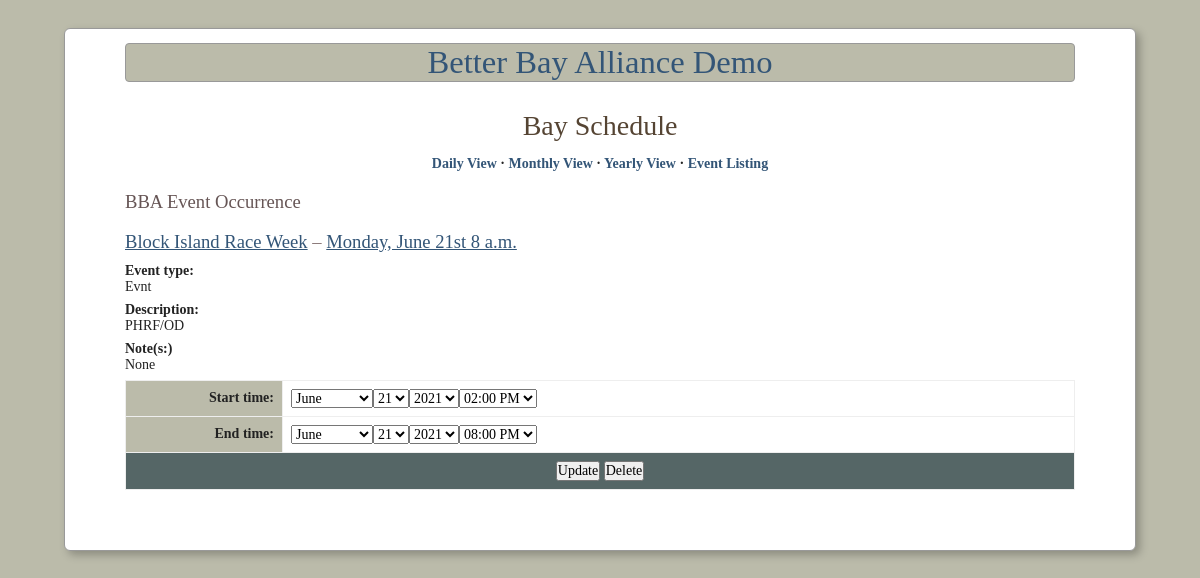
Screenshot of /bba/events/13/25/ (signed in) with the database file from the repository.
### betterbay/models.py (models this page shows, shortened)
class Occurrence(models.Model):
    start_time = models.DateTimeField(_('start time'))
    end_time = models.DateTimeField(_('end time'))
    event = models.ForeignKey(
        Event,
        verbose_name=_('event'),
        editable=False,
        on_delete=models.CASCADE
    )
    notes = GenericRelation(Note, verbose_name=_('notes'))
    objects = OccurrenceManager()
    class Meta:
        verbose_name = _('occurrence')
        verbose_name_plural = _('occurrences')
        ordering = ('start_time', 'end_time')
        base_manager_name = 'objects'
    @property
    def title(self):
        return self.event.title

class Event(models.Model):
    title = models.CharField(_('title'), max_length=32)
    description = models.CharField(_('description'), max_length=100)
    location = models.CharField(_('location'), default='', max_length=100)
    event_type = models.ForeignKey(
        EventType,
        verbose_name=_('event type'),
        on_delete=models.CASCADE
    )
    notes = GenericRelation(Note, verbose_name=_('notes'))
    class Meta:
        verbose_name = _('event')
        verbose_name_plural = _('events')
        ordering = ('title',)
    def get_absolute_url(self):
        return reverse('bba-event', args=[str(self.id)])

class EventType(models.Model):
    abbr = models.CharField(_('abbreviation'), max_length=4, unique=True)
    label = models.CharField(_('label'), max_length=50)
    class Meta:
        verbose_name = _('event type')
        verbose_name_plural = _('event types')
    def __str__(self):
        return self.label

### betterbay/views_swingtime.py (the view)
# urls.py: url(r'^events/(\d+)/(\d+)/$', views_swingtime.occurrence_view, name='bba-occurrence'),
@login_required
def occurrence_view(
    request,
    event_pk,
    pk,
    template='occurrence_detail.html',
    form_class=forms.SingleOccurrenceForm
):
    occurrence = get_object_or_404(Occurrence, pk=pk, event__pk=event_pk)
    if request.method == 'POST':
        if '_update' in request.POST:
            form = form_class(request.POST, instance=occurrence)
            if form.is_valid():
                form.save()
                return http.HttpResponseRedirect(request.path)
        elif '_delete' in request.POST:
            occurrence.delete()
            return http.HttpResponseRedirect('/bba/events')
    else:
        form = form_class(instance=occurrence)
    return render(request, template, {'occurrence': occurrence, 'form': form})

### betterbay/forms.py
class SingleOccurrenceForm(forms.ModelForm):
    start_time = forms.SplitDateTimeField(widget=SplitDateTimeWidget)
    end_time = forms.SplitDateTimeField(widget=SplitDateTimeWidget)
    class Meta:
        model = Occurrence
        fields = "__all__"

### betterbay/forms.py (called while the page is built)
    def decompress(self, value):
        if value:
            value = to_current_timezone(value)
            return [value.date(), value.time().replace(microsecond=0)]
        return [None, None]

### betterbay/templates/occurrence_detail.html (shortened to what this page needs)
{% extends "baseCALENDAR.html" %}
{% block main_content %}
     <h3>BBA Event Occurrence</h3>
     <h4>
         <a href="{{ occurrence.event.get_absolute_url }}">{{ occurrence.title }}</a>
         &ndash;
         {% with occurrence.start_time as st  %}
         <a href="{% url 'bba-daily-view' st.year st.month st.day %}">
            {{ st|date:"l, F jS P" }}</a>
        </h4>
        {% endwith %}
     <dl>
         <dt>Event type:</dt>
         <dd>{{ occurrence.event.event_type }}</dd>
         <dt>Description:</dt>
         <dd>{{ occurrence.event.description|default:"None" }}</dd>
         <dt>Note(s:)</dt>
         <dd>
             {% with occurrence.event.notes.all as notes %}
             {% if notes %}
             <ul>
                 {% for note in notes %}
                 <li>{{ note }}</li>
                 {% endfor %}
             </ul>
             {% else %}None
             {% endif %}
             {% endwith %}
         </dd>
     </dl>
     <form action="" method="post">{% csrf_token %}
     <table>
         <tfoot>
             <tr>
                 <td colspan="2">
                     <input type="submit" name="_update" value="Update" />
                     <input type="submit" name="_delete" value="Delete" /></td>
             </tr>
         </tfoot>
         <tbody>
             {{ form }}
         </tbody>
     </table>
     </form>
{% endblock %}

### betterbay/templates/baseCALENDAR.html (style rules this page uses)
* { margin: 0; padding: 0; font-weight: inherit; font-style: inherit; font-size: 100%; font-family: inherit; }
h3 { font-size: 1.66em; color: #655; font-size: 1.33em; margin: 1em 0 .5em; }
h4 { font-size: 1.33em; color: #877; font-size: 1.33em; margin: 1em 0 .5em; }
a { color: #357; }
table { border-collapse: collapse; border-spacing: 0; }
caption, th, td { text-align: left; }
th, td { padding: 4px; border: 1px solid #eee; }
th { font-weight: bold; background-color: #bba; }
body { font-size: 14px; background-color: #bba; padding: 1em 2em; }
dt { font-weight: bold; }
dd { margin-bottom: .5em; }
form table { width: 100%; border: 1px solid #aaa; }
form table th, form table td { padding: 8px; }
form table th { text-align: right; width: 10em; }
form tfoot td { text-align: center; background-color: #566; }

### rows the page displays
Occurrence: title "Block Island Race Week", start_time "Monday, June 21st 8 a.m.", event.event_type "Evnt", event.description "PHRF/OD"
